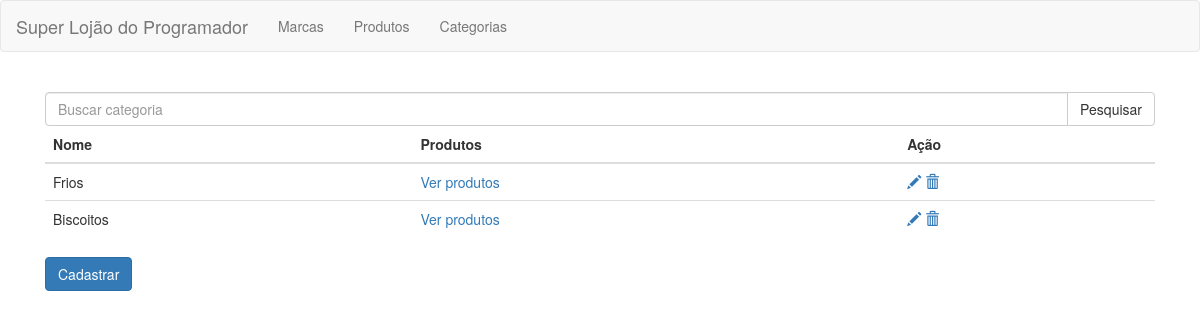
Before: /categoria/listar with the older database file.
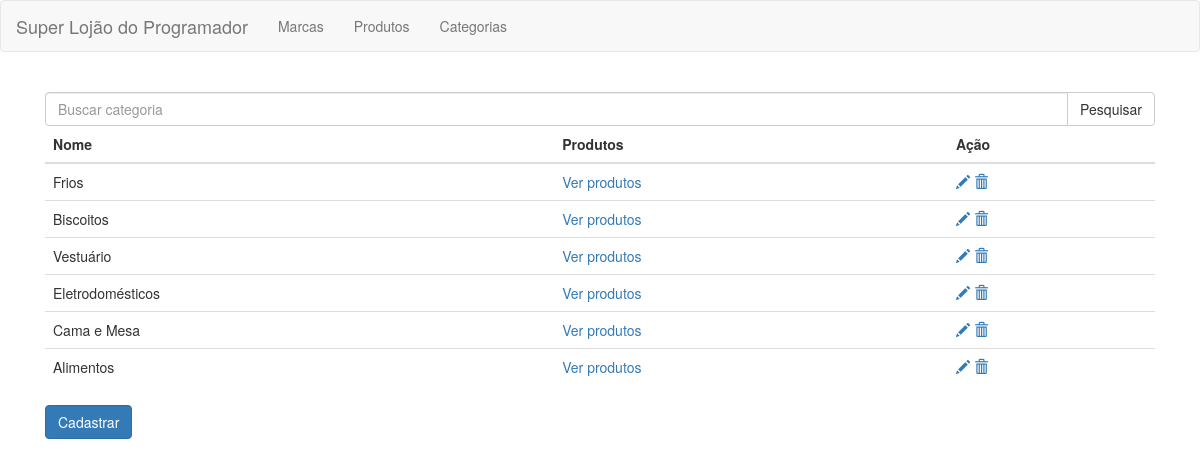
After: the same page with the newer database file.
### apps/app/models.py (models this page shows, shortened)
class Categoria(models.Model):
    nome =models.CharField(max_length=20, null=True)

### apps/app/views.py (the view)
# urls.py: path("categoria/listar", views.listar_categoria, name='listar_categoria'),
def listar_categoria(request, template_name="categoria/categoria_list.html"):
    query = request.GET.get("busca")
    if query:
        categoria = Categoria.objects.filter(descricao__iexact=query)
    else:
        categoria = Categoria.objects.all()
    categoria = {"lista": categoria}
    return render(request, template_name, categoria)

### templates/categoria/categoria_list.html (shortened to what this page needs)
{% extends 'base.html' %}
{% block content %}
<form method="get">
    <div class="col-lg-12">
    <div class="input-group">
      <input type="text" class="form-control" name="busca" placeholder="Buscar categoria">
      <span class="input-group-btn">
        <button class="btn btn-default" type="submit">Pesquisar</button>
      </span>
    </div>
    </div>
</form>
<div class="col-lg-12">
<table class="table">
  <thead>
    <tr>
      <th>Nome</th>
      <th>Produtos</th>
      <th>Ação</th>
    </tr>
  </thead>
  <tbody>
  {% for categoria in lista %}
    <tr>
        <td>{{ categoria.nome }}</td>
        <td><a href="{% url 'categoria_produto' pk=categoria.pk %}">Ver produtos</a></td>
      <td>
        <a href="{% url 'editar_categoria' pk=categoria.pk %}">
            <span class="glyphicon glyphicon-pencil"></span>
        </a>
        <a href="{% url 'remover_categoria' pk=categoria.pk %}">
            <span class="glyphicon glyphicon-trash"></span>
        </a>
      </td>
    </tr>
  {% endfor %}
  </tbody>
</table>
<a href="{% url 'cadastrar_categoria' %}">
<button type="submit" class="btn btn-primary">
    Cadastrar
</button>
</a>
</div>
{% endblock content %}

### templates/base.html (shortened to what this page needs)
<!DOCTYPE html>
<html lang="en">
<head>
  <link href="https://maxcdn.bootstrapcdn.com/bootstrap/3.3.7/css/bootstrap.min.css" rel="stylesheet"
>
</head>
<body>
  <nav class="navbar navbar-default">
    <div class="container-fluid">
      <div class="navbar-header">
        <a class="navbar-brand">Super Lojão do Programador</a>
      </div>
      <div class="collapse navbar-collapse" id="bs-example-navbar-collapse-1">
        <ul class="nav navbar-nav">
          <li><a href="{% url 'listar_marca' %}">Marcas</a></li>
          <li><a href="{% url 'listar_produto' %}">Produtos</a></li>
          <li><a href="{% url 'listar_categoria' %}">Categorias</a></li>
        </ul>
      </div>
    </div>
  </nav>
  <div class="container">
    {% block content %}
    {% endblock %}
  </div>
</body>
</html>

Changed rows visible on the page:
added Categoria: nome "Vestuário"
added Categoria: nome "Eletrodomésticos"
added Categoria: nome "Cama e Mesa"
added Categoria: nome "Alimentos"
